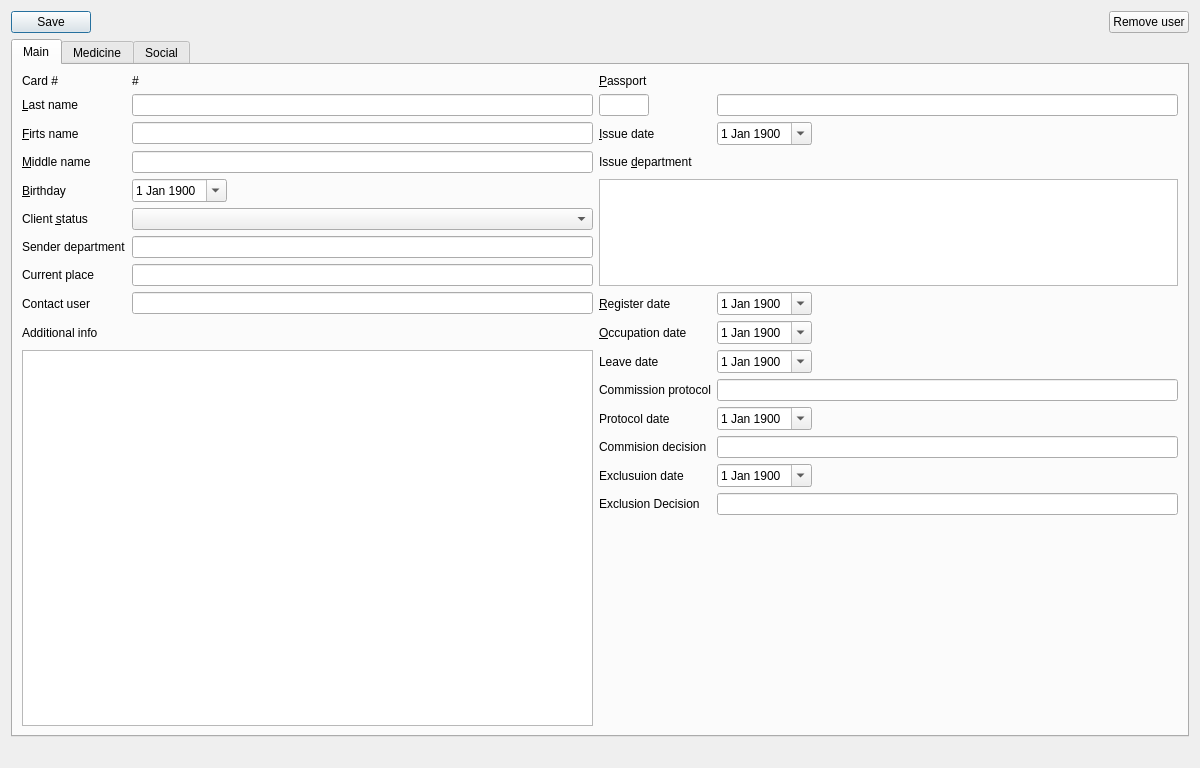
<?xml version="1.0" encoding="UTF-8"?>
<ui version="4.0">
 <class>UserDialog</class>
 <widget class="QDialog" name="UserDialog">
  <property name="windowModality">
   <enum>Qt::WindowModal</enum>
  </property>
  <property name="geometry">
   <rect>
    <x>0</x>
    <y>0</y>
    <width>1200</width>
    <height>768</height>
   </rect>
  </property>
  <property name="minimumSize">
   <size>
    <width>800</width>
    <height>500</height>
   </size>
  </property>
  <property name="windowTitle">
   <string>Client card</string>
  </property>
  <layout class="QVBoxLayout" name="verticalLayout">
   <item>
    <layout class="QHBoxLayout" name="horizontalLayout">
     <item>
      <widget class="QPushButton" name="saveButton">
       <property name="sizePolicy">
        <sizepolicy hsizetype="Maximum" vsizetype="Fixed">
         <horstretch>0</horstretch>
         <verstretch>0</verstretch>
        </sizepolicy>
       </property>
       <property name="text">
        <string>Save</string>
       </property>
      </widget>
     </item>
     <item>
      <spacer name="horizontalSpacer">
       <property name="orientation">
        <enum>Qt::Horizontal</enum>
       </property>
       <property name="sizeHint" stdset="0">
        <size>
         <width>40</width>
         <height>20</height>
        </size>
       </property>
      </spacer>
     </item>
     <item>
      <widget class="QPushButton" name="removeButton">
       <property name="text">
        <string>Remove user</string>
       </property>
      </widget>
     </item>
    </layout>
   </item>
   <item>
    <widget class="QTabWidget" name="tabWidget">
     <property name="currentIndex">
      <number>0</number>
     </property>
     <widget class="QWidget" name="mainTab">
      <attribute name="title">
       <string>Main</string>
      </attribute>
      <layout class="QGridLayout" name="gridLayout_5">
       <item row="0" column="0">
        <widget class="QLabel" name="titleId">
         <property name="text">
          <string>Card #</string>
         </property>
        </widget>
       </item>
       <item row="0" column="1">
        <widget class="QLabel" name="userIdL">
         <property name="text">
          <string>#</string>
         </property>
        </widget>
       </item>
       <item row="0" column="2">
        <widget class="QLabel" name="passportL">
         <property name="text">
          <string>&amp;Passport</string>
         </property>
         <property name="buddy">
          <cstring>passportSeria</cstring>
         </property>
        </widget>
       </item>
       <item row="1" column="0">
        <widget class="QLabel" name="lastNameL">
         <property name="text">
          <string>&amp;Last name</string>
         </property>
         <property name="buddy">
          <cstring>lastName</cstring>
         </property>
        </widget>
       </item>
       <item row="1" column="1">
        <widget class="QLineEdit" name="lastName"/>
       </item>
       <item row="1" column="2">
        <widget class="QLineEdit" name="passportSeria">
         <property name="sizePolicy">
          <sizepolicy hsizetype="Maximum" vsizetype="Fixed">
           <horstretch>0</horstretch>
           <verstretch>0</verstretch>
          </sizepolicy>
         </property>
         <property name="maximumSize">
          <size>
           <width>50</width>
           <height>16777215</height>
          </size>
         </property>
         <property name="inputMethodHints">
          <set>Qt::ImhDigitsOnly</set>
         </property>
         <property name="maxLength">
          <number>4</number>
         </property>
        </widget>
       </item>
       <item row="1" column="3">
        <widget class="QLineEdit" name="passportNumber">
         <property name="sizePolicy">
          <sizepolicy hsizetype="Expanding" vsizetype="Fixed">
           <horstretch>0</horstretch>
           <verstretch>0</verstretch>
          </sizepolicy>
         </property>
         <property name="inputMethodHints">
          <set>Qt::ImhDigitsOnly</set>
         </property>
         <property name="maxLength">
          <number>11</number>
         </property>
        </widget>
       </item>
       <item row="2" column="0">
        <widget class="QLabel" name="firstNameL">
         <property name="text">
          <string>&amp;Firts name</string>
         </property>
         <property name="buddy">
          <cstring>firstName</cstring>
         </property>
        </widget>
       </item>
       <item row="2" column="1">
        <widget class="QLineEdit" name="firstName"/>
       </item>
       <item row="2" column="2">
        <widget class="QLabel" name="passportIssueL">
         <property name="text">
          <string>&amp;Issue date</string>
         </property>
         <property name="buddy">
          <cstring>passportIssue</cstring>
         </property>
        </widget>
       </item>
       <item row="2" column="3">
        <widget class="QDateEdit" name="passportIssue">
         <property name="sizePolicy">
          <sizepolicy hsizetype="Maximum" vsizetype="Fixed">
           <horstretch>0</horstretch>
           <verstretch>0</verstretch>
          </sizepolicy>
         </property>
         <property name="calendarPopup">
          <bool>true</bool>
         </property>
         <property name="date">
          <date>
           <year>1900</year>
           <month>1</month>
           <day>1</day>
          </date>
         </property>
        </widget>
       </item>
       <item row="3" column="0">
        <widget class="QLabel" name="middleNameL">
         <property name="text">
          <string>&amp;Middle name</string>
         </property>
         <property name="buddy">
          <cstring>middleName</cstring>
         </property>
        </widget>
       </item>
       <item row="3" column="1">
        <widget class="QLineEdit" name="middleName"/>
       </item>
       <item row="3" column="2">
        <widget class="QLabel" name="issueDepL">
         <property name="text">
          <string>Issue &amp;department</string>
         </property>
         <property name="buddy">
          <cstring>passportDepartment</cstring>
         </property>
        </widget>
       </item>
       <item row="4" column="0">
        <widget class="QLabel" name="birthdayL">
         <property name="text">
          <string>&amp;Birthday</string>
         </property>
         <property name="buddy">
          <cstring>birthday</cstring>
         </property>
        </widget>
       </item>
       <item row="4" column="1">
        <widget class="QDateEdit" name="birthday">
         <property name="sizePolicy">
          <sizepolicy hsizetype="Maximum" vsizetype="Fixed">
           <horstretch>0</horstretch>
           <verstretch>0</verstretch>
          </sizepolicy>
         </property>
         <property name="acceptDrops">
          <bool>false</bool>
         </property>
         <property name="calendarPopup">
          <bool>true</bool>
         </property>
         <property name="date">
          <date>
           <year>1900</year>
           <month>1</month>
           <day>1</day>
          </date>
         </property>
        </widget>
       </item>
       <item row="4" column="2" rowspan="4" colspan="2">
        <widget class="QTextEdit" name="passportDepartment">
         <property name="sizePolicy">
          <sizepolicy hsizetype="Expanding" vsizetype="Preferred">
           <horstretch>0</horstretch>
           <verstretch>0</verstretch>
          </sizepolicy>
         </property>
         <property name="acceptRichText">
          <bool>false</bool>
         </property>
        </widget>
       </item>
       <item row="5" column="0">
        <widget class="QLabel" name="statusL">
         <property name="text">
          <string>Client &amp;status</string>
         </property>
         <property name="buddy">
          <cstring>userStatus</cstring>
         </property>
        </widget>
       </item>
       <item row="5" column="1">
        <widget class="QComboBox" name="userStatus"/>
       </item>
       <item row="6" column="0">
        <widget class="QLabel" name="senderDepL">
         <property name="toolTip">
          <string>Department who send user</string>
         </property>
         <property name="text">
          <string>Sender department</string>
         </property>
         <property name="buddy">
          <cstring>senderDeparment</cstring>
         </property>
        </widget>
       </item>
       <item row="6" column="1">
        <widget class="QLineEdit" name="senderDeparment"/>
       </item>
       <item row="7" column="0">
        <widget class="QLabel" name="label">
         <property name="text">
          <string>Current place</string>
         </property>
         <property name="buddy">
          <cstring>currenPlace</cstring>
         </property>
        </widget>
       </item>
       <item row="7" column="1">
        <widget class="QLineEdit" name="currenPlace"/>
       </item>
       <item row="8" column="0">
        <widget class="QLabel" name="contacts">
         <property name="text">
          <string>Contact user</string>
         </property>
         <property name="buddy">
          <cstring>contactUser</cstring>
         </property>
        </widget>
       </item>
       <item row="8" column="1">
        <widget class="QLineEdit" name="contactUser"/>
       </item>
       <item row="8" column="2">
        <widget class="QLabel" name="regL">
         <property name="text">
          <string>&amp;Register date</string>
         </property>
         <property name="buddy">
          <cstring>registerDate</cstring>
         </property>
        </widget>
       </item>
       <item row="8" column="3">
        <widget class="QDateEdit" name="registerDate">
         <property name="sizePolicy">
          <sizepolicy hsizetype="Maximum" vsizetype="Fixed">
           <horstretch>0</horstretch>
           <verstretch>0</verstretch>
          </sizepolicy>
         </property>
         <property name="calendarPopup">
          <bool>true</bool>
         </property>
         <property name="date">
          <date>
           <year>1900</year>
           <month>1</month>
           <day>1</day>
          </date>
         </property>
        </widget>
       </item>
       <item row="9" column="0">
        <widget class="QLabel" name="label_2">
         <property name="text">
          <string>Additional info</string>
         </property>
         <property name="buddy">
          <cstring>additionalInfo</cstring>
         </property>
        </widget>
       </item>
       <item row="9" column="2">
        <widget class="QLabel" name="occupationL">
         <property name="text">
          <string>&amp;Occupation date</string>
         </property>
         <property name="buddy">
          <cstring>occupationDate</cstring>
         </property>
        </widget>
       </item>
       <item row="9" column="3">
        <widget class="QDateEdit" name="occupationDate">
         <property name="sizePolicy">
          <sizepolicy hsizetype="Maximum" vsizetype="Fixed">
           <horstretch>0</horstretch>
           <verstretch>0</verstretch>
          </sizepolicy>
         </property>
         <property name="calendarPopup">
          <bool>true</bool>
         </property>
         <property name="date">
          <date>
           <year>1900</year>
           <month>1</month>
           <day>1</day>
          </date>
         </property>
        </widget>
       </item>
       <item row="10" column="0" rowspan="7" colspan="2">
        <widget class="QTextEdit" name="additionalInfo">
         <property name="sizePolicy">
          <sizepolicy hsizetype="Expanding" vsizetype="MinimumExpanding">
           <horstretch>0</horstretch>
           <verstretch>0</verstretch>
          </sizepolicy>
         </property>
         <property name="acceptRichText">
          <bool>false</bool>
         </property>
        </widget>
       </item>
       <item row="10" column="2">
        <widget class="QLabel" name="leaveL">
         <property name="text">
          <string>Leave date</string>
         </property>
         <property name="buddy">
          <cstring>leaveDate</cstring>
         </property>
        </widget>
       </item>
       <item row="10" column="3">
        <widget class="QDateEdit" name="leaveDate">
         <property name="sizePolicy">
          <sizepolicy hsizetype="Maximum" vsizetype="Fixed">
           <horstretch>0</horstretch>
           <verstretch>0</verstretch>
          </sizepolicy>
         </property>
         <property name="calendarPopup">
          <bool>true</bool>
         </property>
         <property name="date">
          <date>
           <year>1900</year>
           <month>1</month>
           <day>1</day>
          </date>
         </property>
        </widget>
       </item>
       <item row="11" column="2">
        <widget class="QLabel" name="protocolL">
         <property name="text">
          <string>Commission protocol</string>
         </property>
         <property name="buddy">
          <cstring>commissionProtocol</cstring>
         </property>
        </widget>
       </item>
       <item row="11" column="3">
        <widget class="QLineEdit" name="commissionProtocol"/>
       </item>
       <item row="12" column="2">
        <widget class="QLabel" name="protocolDateL">
         <property name="text">
          <string>Protocol date</string>
         </property>
         <property name="buddy">
          <cstring>protocolDate</cstring>
         </property>
        </widget>
       </item>
       <item row="12" column="3">
        <widget class="QDateEdit" name="protocolDate">
         <property name="sizePolicy">
          <sizepolicy hsizetype="Maximum" vsizetype="Fixed">
           <horstretch>0</horstretch>
           <verstretch>0</verstretch>
          </sizepolicy>
         </property>
         <property name="calendarPopup">
          <bool>true</bool>
         </property>
         <property name="date">
          <date>
           <year>1900</year>
           <month>1</month>
           <day>1</day>
          </date>
         </property>
        </widget>
       </item>
       <item row="13" column="2">
        <widget class="QLabel" name="commisionDecisionL">
         <property name="text">
          <string>Commision decision</string>
         </property>
         <property name="buddy">
          <cstring>commissionDecision</cstring>
         </property>
        </widget>
       </item>
       <item row="13" column="3">
        <widget class="QLineEdit" name="commissionDecision"/>
       </item>
       <item row="14" column="2">
        <widget class="QLabel" name="exclusionDateL">
         <property name="text">
          <string>Exclusuion date</string>
         </property>
         <property name="buddy">
          <cstring>exclusionDate</cstring>
         </property>
        </widget>
       </item>
       <item row="14" column="3">
        <widget class="QDateEdit" name="exclusionDate">
         <property name="sizePolicy">
          <sizepolicy hsizetype="Maximum" vsizetype="Fixed">
           <horstretch>0</horstretch>
           <verstretch>0</verstretch>
          </sizepolicy>
         </property>
         <property name="calendarPopup">
          <bool>true</bool>
         </property>
         <property name="date">
          <date>
           <year>1900</year>
           <month>1</month>
           <day>1</day>
          </date>
         </property>
        </widget>
       </item>
       <item row="15" column="2">
        <widget class="QLabel" name="label_3">
         <property name="text">
          <string>Exclusion Decision</string>
         </property>
         <property name="buddy">
          <cstring>exclusionDecision</cstring>
         </property>
        </widget>
       </item>
       <item row="15" column="3">
        <widget class="QLineEdit" name="exclusionDecision"/>
       </item>
       <item row="16" column="2">
        <spacer name="verticalSpacer_3">
         <property name="orientation">
          <enum>Qt::Vertical</enum>
         </property>
         <property name="sizeHint" stdset="0">
          <size>
           <width>20</width>
           <height>77</height>
          </size>
         </property>
        </spacer>
       </item>
       <item row="16" column="3">
        <spacer name="verticalSpacer_4">
         <property name="orientation">
          <enum>Qt::Vertical</enum>
         </property>
         <property name="sizeHint" stdset="0">
          <size>
           <width>20</width>
           <height>77</height>
          </size>
         </property>
        </spacer>
       </item>
      </layout>
     </widget>
     <widget class="QWidget" name="medTab">
      <attribute name="title">
       <string>Medicine</string>
      </attribute>
      <layout class="QGridLayout" name="gridLayout_2" columnstretch="1,2">
       <item row="0" column="0" rowspan="2">
        <widget class="QGroupBox" name="medInfoBoc">
         <property name="title">
          <string>Medicine information</string>
         </property>
         <layout class="QGridLayout" name="gridLayout_3">
          <item row="0" column="0">
           <widget class="QLabel" name="label_4">
            <property name="text">
             <string>Self-ability</string>
            </property>
            <property name="buddy">
             <cstring>selfAbility</cstring>
            </property>
           </widget>
          </item>
          <item row="0" column="1">
           <widget class="QComboBox" name="selfAbility">
            <property name="sizePolicy">
             <sizepolicy hsizetype="Preferred" vsizetype="Fixed">
              <horstretch>0</horstretch>
              <verstretch>0</verstretch>
             </sizepolicy>
            </property>
           </widget>
          </item>
          <item row="1" column="0">
           <widget class="QLabel" name="label_5">
            <property name="text">
             <string>Disability</string>
            </property>
            <property name="buddy">
             <cstring>disability</cstring>
            </property>
           </widget>
          </item>
          <item row="1" column="1">
           <widget class="QComboBox" name="disability">
            <property name="sizePolicy">
             <sizepolicy hsizetype="Preferred" vsizetype="Fixed">
              <horstretch>0</horstretch>
              <verstretch>0</verstretch>
             </sizepolicy>
            </property>
           </widget>
          </item>
          <item row="2" column="0">
           <widget class="QLabel" name="disabilityDateLabel">
            <property name="text">
             <string>Disability date</string>
            </property>
           </widget>
          </item>
          <item row="2" column="1">
           <widget class="QLineEdit" name="disabilityDate">
            <property name="sizePolicy">
             <sizepolicy hsizetype="Preferred" vsizetype="Fixed">
              <horstretch>0</horstretch>
              <verstretch>0</verstretch>
             </sizepolicy>
            </property>
           </widget>
          </item>
          <item row="3" column="0">
           <widget class="QLabel" name="label_6">
            <property name="text">
             <string>Work compenece</string>
            </property>
            <property name="buddy">
             <cstring>workCompetence</cstring>
            </property>
           </widget>
          </item>
          <item row="3" column="1">
           <widget class="QComboBox" name="workCompetence">
            <property name="sizePolicy">
             <sizepolicy hsizetype="Preferred" vsizetype="Fixed">
              <horstretch>0</horstretch>
              <verstretch>0</verstretch>
             </sizepolicy>
            </property>
           </widget>
          </item>
          <item row="4" column="0" colspan="2">
           <widget class="QTextEdit" name="medInfoEdit">
            <property name="sizePolicy">
             <sizepolicy hsizetype="Preferred" vsizetype="Expanding">
              <horstretch>0</horstretch>
              <verstretch>0</verstretch>
             </sizepolicy>
            </property>
            <property name="minimumSize">
             <size>
              <width>450</width>
              <height>0</height>
             </size>
            </property>
            <property name="acceptRichText">
             <bool>false</bool>
            </property>
           </widget>
          </item>
         </layout>
        </widget>
       </item>
       <item row="0" column="1">
        <widget class="QGroupBox" name="medDocsBox">
         <property name="title">
          <string>Medicine documents</string>
         </property>
         <layout class="QVBoxLayout" name="verticalLayout_2">
          <item>
           <widget class="QTableView" name="medDocumentsList"/>
          </item>
          <item>
           <layout class="QHBoxLayout" name="horizontalLayout_2">
            <item>
             <spacer name="horizontalSpacer_2">
              <property name="orientation">
               <enum>Qt::Horizontal</enum>
              </property>
              <property name="sizeHint" stdset="0">
               <size>
                <width>40</width>
                <height>20</height>
               </size>
              </property>
             </spacer>
            </item>
            <item>
             <widget class="QPushButton" name="medAdd">
              <property name="text">
               <string>Add</string>
              </property>
             </widget>
            </item>
            <item>
             <widget class="QPushButton" name="medRemove">
              <property name="enabled">
               <bool>false</bool>
              </property>
              <property name="text">
               <string>Remove</string>
              </property>
             </widget>
            </item>
           </layout>
          </item>
         </layout>
        </widget>
       </item>
       <item row="1" column="1">
        <widget class="QGroupBox" name="groupBox_2">
         <property name="toolTip">
          <string>Individual Rehabilitation and Adaptation Program</string>
         </property>
         <property name="title">
          <string>IRAP indicators</string>
         </property>
         <layout class="QGridLayout" name="gridLayout_4">
          <item row="0" column="0">
           <widget class="QLabel" name="label_7">
            <property name="text">
             <string># IRAP</string>
            </property>
           </widget>
          </item>
          <item row="0" column="1">
           <widget class="QLineEdit" name="irapNumber"/>
          </item>
          <item row="1" column="0">
           <widget class="QLabel" name="label_8">
            <property name="text">
             <string>IRAP date</string>
            </property>
           </widget>
          </item>
          <item row="1" column="1">
           <widget class="QDateEdit" name="irapDate">
            <property name="sizePolicy">
             <sizepolicy hsizetype="Maximum" vsizetype="Fixed">
              <horstretch>0</horstretch>
              <verstretch>0</verstretch>
             </sizepolicy>
            </property>
            <property name="calendarPopup">
             <bool>true</bool>
            </property>
            <property name="date">
             <date>
              <year>1900</year>
              <month>1</month>
              <day>1</day>
             </date>
            </property>
           </widget>
          </item>
          <item row="2" column="0" colspan="2">
           <widget class="QTextEdit" name="irapInfo"/>
          </item>
         </layout>
        </widget>
       </item>
      </layout>
     </widget>
     <widget class="QWidget" name="SocTab">
      <attribute name="title">
       <string>Social</string>
      </attribute>
      <layout class="QVBoxLayout" name="verticalLayout_6">
       <item>
        <widget class="QGroupBox" name="SocDocsBox">
         <property name="title">
          <string>Social documents</string>
         </property>
         <layout class="QVBoxLayout" name="verticalLayout_4">
          <item>
           <widget class="QTableView" name="socDocumentsList"/>
          </item>
          <item>
           <layout class="QHBoxLayout" name="horizontalLayout_3">
            <item>
             <spacer name="horizontalSpacer_3">
              <property name="orientation">
               <enum>Qt::Horizontal</enum>
              </property>
              <property name="sizeHint" stdset="0">
               <size>
                <width>40</width>
                <height>20</height>
               </size>
              </property>
             </spacer>
            </item>
            <item>
             <widget class="QPushButton" name="socAdd">
              <property name="text">
               <string>Add</string>
              </property>
             </widget>
            </item>
            <item>
             <widget class="QPushButton" name="SocRemove">
              <property name="enabled">
               <bool>false</bool>
              </property>
              <property name="text">
               <string>Remove</string>
              </property>
             </widget>
            </item>
           </layout>
          </item>
         </layout>
        </widget>
       </item>
       <item>
        <widget class="QGroupBox" name="groupBox">
         <property name="title">
          <string>Social information</string>
         </property>
         <layout class="QVBoxLayout" name="verticalLayout_5">
          <item>
           <widget class="QTextEdit" name="socInfoEdit"/>
          </item>
         </layout>
        </widget>
       </item>
      </layout>
     </widget>
    </widget>
   </item>
   <item>
    <widget class="QLabel" name="resultL">
     <property name="text">
      <string/>
     </property>
    </widget>
   </item>
  </layout>
 </widget>
 <tabstops>
  <tabstop>tabWidget</tabstop>
  <tabstop>lastName</tabstop>
  <tabstop>firstName</tabstop>
  <tabstop>middleName</tabstop>
  <tabstop>birthday</tabstop>
  <tabstop>senderDeparment</tabstop>
  <tabstop>currenPlace</tabstop>
  <tabstop>contactUser</tabstop>
  <tabstop>additionalInfo</tabstop>
  <tabstop>passportSeria</tabstop>
  <tabstop>passportNumber</tabstop>
  <tabstop>passportIssue</tabstop>
  <tabstop>passportDepartment</tabstop>
  <tabstop>registerDate</tabstop>
  <tabstop>occupationDate</tabstop>
  <tabstop>leaveDate</tabstop>
 </tabstops>
 <resources/>
 <connections/>
</ui>
